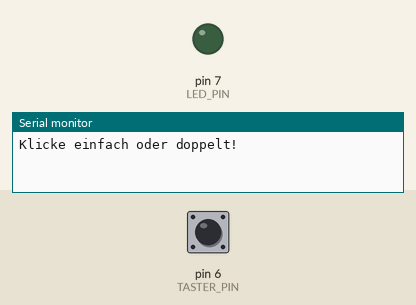
Recording of a sketch running on a simulated Arduino Uno, built with avr-gcc and run on an emulated ATmega328P. Shown: output pins drawn as LEDs (lit = HIGH), the last lines printed to the serial monitor. The inputs (shaded band) are chosen by the test bench; at power-on: pin 6 (TASTER_PIN) HIGH.

Above: at 1.2 s.
1.3 s: pin 6 (TASTER_PIN) pulled LOW for 0.15 s
At 2.0 s:
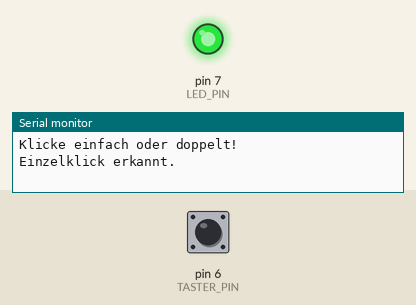
3.6 s: pin 6 (TASTER_PIN) pulled LOW for 3.2 s
At 7.9 s:
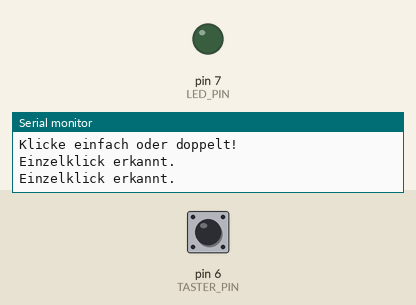
Timing chart, 0 to 9.4 s (numbered marks = the images above; inputs shaded):
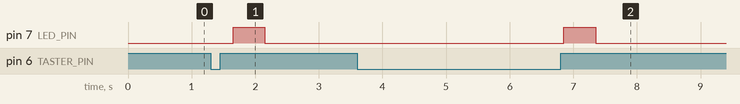

Measured:
- after the input at 1.3 s, pin 7 (LED_PIN): LOW → HIGH after 0.35 s, → LOW 0.50 s later
- after the input at 3.6 s, pin 7 (LED_PIN): LOW → HIGH after 3.3 s, → LOW 0.50 s later

The sketch:

challenge2_doppelklick.ino
```cpp
// B03 Challenge 2: Doppelklick erkennen
// Zwei Klicks innerhalb von 300ms = Doppelklick

const int LED_PIN = 7;
const int TASTER_PIN = 6;
const int DOPPELKLICK_ZEIT = 300;  // ms

unsigned long letzterKlick = 0;
int klickZaehler = 0;
bool wartetAufZweiten = false;

void setup() {
  pinMode(LED_PIN, OUTPUT);
  pinMode(TASTER_PIN, INPUT_PULLUP);
  Serial.begin(9600);
  Serial.println("Klicke einfach oder doppelt!");
}

void loop() {
  // Taster pruefen
  if (digitalRead(TASTER_PIN) == LOW) {
    delay(50);  // Entprellen
    if (digitalRead(TASTER_PIN) == LOW) {
      unsigned long jetzt = millis();

      if (wartetAufZweiten && (jetzt - letzterKlick) < DOPPELKLICK_ZEIT) {
        // Doppelklick!
        Serial.println("DOPPELKLICK erkannt!");
        // Schnelles Blinken
        for (int i = 0; i < 5; i++) {
          digitalWrite(LED_PIN, HIGH);
          delay(50);
          digitalWrite(LED_PIN, LOW);
          delay(50);
        }
        wartetAufZweiten = false;
      } else {
        // Erster Klick - auf zweiten warten
        letzterKlick = jetzt;
        wartetAufZweiten = true;
      }

      // Warten bis losgelassen
      while (digitalRead(TASTER_PIN) == LOW) {
        delay(10);
      }
      delay(50);  // Entprellen
    }
  }

  // Timeout fuer Einzelklick
  if (wartetAufZweiten && (millis() - letzterKlick) > DOPPELKLICK_ZEIT) {
    // Einzelklick
    Serial.println("Einzelklick erkannt.");
    digitalWrite(LED_PIN, HIGH);
    delay(500);
    digitalWrite(LED_PIN, LOW);
    wartetAufZweiten = false;
  }
}
```
